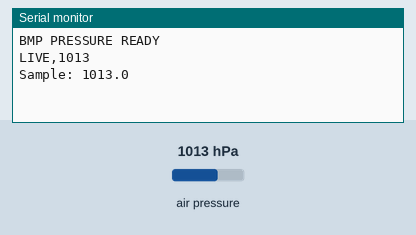
A sketch run on a simulated Arduino Uno, built with avr-gcc and run on an emulated ATmega328P. On the bench: the last lines printed to the serial monitor. The test bench sets the inputs (shaded band); at power-on: air pressure 1013 hPa.

Above: at 10.8 s.
10.9 s: air pressure set to 952 hPa
At 20.7 s:
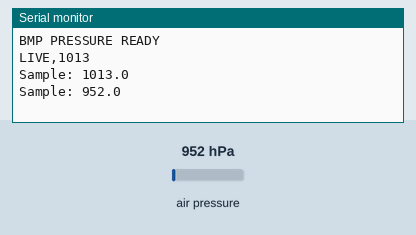
20.9 s: air pressure set to 975 hPa
At 31.4 s:
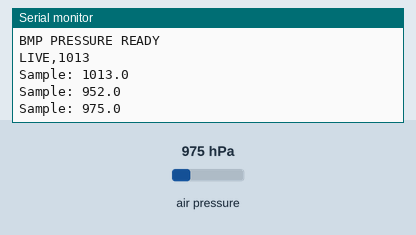

Measured:
- after the input at 10.9 s, the serial monitor: prints a new line after 9.1 s (image 1)
- after the input at 20.9 s, the serial monitor: prints a new line after 9.1 s (image 2)

The sketch:

bmp280_pressure.ino
```cpp
/*
  BMP280 barometric pressure block - weather station class project

  This is the sketch our group used for the pressure block.
  Comments are translated to English; the logic is unchanged.

  Every 10 s it reads pressure in hPa and keeps the samples in two stages:
    15 samples (2.5 min)  -> one average
    4 averages (10 min)   -> FINAL value
  It prints a LIVE value once at start-up and a FINAL value every 10 minutes,
  using the same "TYPE,value" style as the rest of the class weather station.

  Libraries (Arduino Library Manager): Adafruit BMP280 Library
  (it also installs Adafruit BusIO and Adafruit Unified Sensor).
  Serial Monitor: 9600 baud.
*/
#include <Wire.h>
#include <Adafruit_BMP280.h>

Adafruit_BMP280 bmp;

float pres_2_5[15];
int idx_2_5 = 0;
float pres_10[4];
int idx_10 = 0;
unsigned long lastRead = 0;

// ---- Keep this function when merging with the rest of the class code ----
float readPressure() {
  return bmp.readPressure() / 100.0;   // Pa -> hPa
}

void setup() {
  Serial.begin(9600);
  if (!bmp.begin(0x76)) {
    if (!bmp.begin(0x77)) {
      Serial.println("BMP FAIL");
      while (1);
    }
  }
  bmp.setSampling(Adafruit_BMP280::MODE_NORMAL,
                  Adafruit_BMP280::SAMPLING_NONE,    // temperature off
                  Adafruit_BMP280::SAMPLING_X16,     // pressure
                  Adafruit_BMP280::FILTER_X4,
                  Adafruit_BMP280::STANDBY_MS_500);
  Serial.println("BMP PRESSURE READY");
  Serial.print("LIVE,");
  Serial.println(readPressure(), 0);
}

void loop() {
  if (millis() - lastRead >= 10000) {
    lastRead = millis();
    float p = readPressure();
    pres_2_5[idx_2_5++] = p;
    Serial.print("Sample: "); Serial.println(p, 1);

    if (idx_2_5 == 15) {                       // 2.5 min
      float s = 0;
      for (int i = 0; i < 15; i++) s += pres_2_5[i];
      pres_10[idx_10++] = s / 15;
      idx_2_5 = 0;

      if (idx_10 == 4) {                       // 10 min
        float f = 0;
        for (int i = 0; i < 4; i++) f += pres_10[i];
        Serial.print("FINAL,");
        Serial.println(f / 4, 0);
        idx_10 = 0;
      }
    }
  }
}
```
